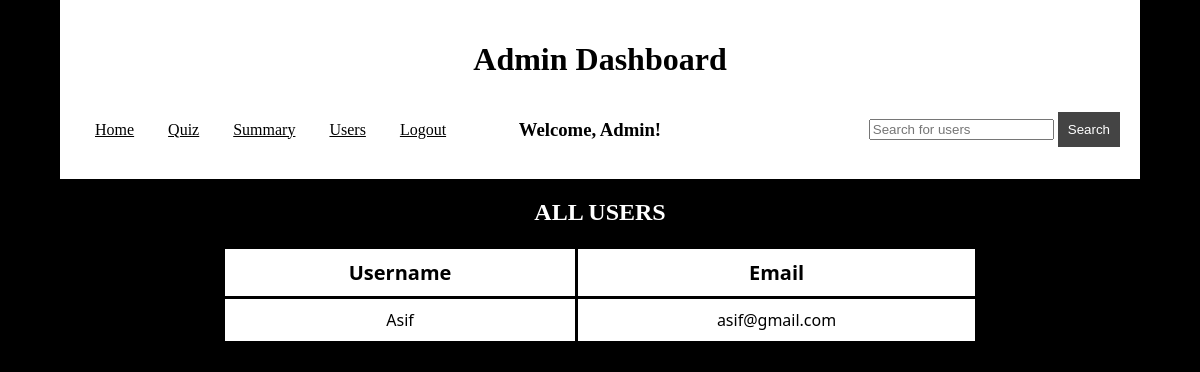
The app's page /user_details, older data.
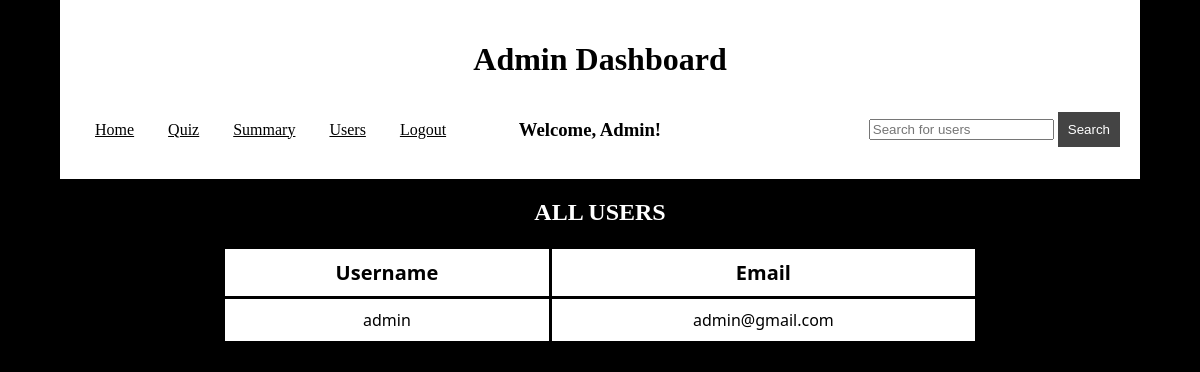
The same page, newer data.
### models/model1.py (models this page shows)
class User(db.Model):
    id = db.Column(db.Integer,primary_key=True)
    username = db.Column(db.String(),unique=True,nullable=False)
    email = db.Column(db.String(),unique=True,nullable=False)
    password = db.Column(db.String(),nullable=False)
    attempts = db.relationship("QuizAttempt",backref="user_details",cascade="all, delete") #each user will attempt multiple quiz

### controllers/controller.py (the view)
@app.route("/user_details",methods=["GET","POST"])
def user_details():
    users = User.query.all()
    return render_template("user_details.html",users=users)

### templates/user_details.html (shortened to what this page needs)
<!DOCTYPE html>
<html lang="en">
<head>
    <link rel="stylesheet" href="{{ url_for('static', filename='style3.css') }}">
</head>
<body>
    <div class="container">
        <header>
            <h1>Admin Dashboard</h1>
            <div style="display: flex; justify-content: space-between; align-items: center;">
            <nav>
                <ul>
                    <li><a href="/home">Home</a></li>
                    <li><a href="/quiz_home">Quiz</a></li>
                    <li><a href="/generate_chart/admin">Summary</a></li>
                    <li><a href="/user_details">Users</a></li>
                    <li><a href="/login">Logout</a></li>
                </ul>
            </nav>
                <h3 style="padding-right: 150px;">Welcome, Admin!</h3>
                <form method="GET" action="/user_search">
                    <input type="text" name="query" placeholder="Search for users">
                    <button type="submit">Search</button>
                </form>
            </div>
        </header>
        {% if query %}
        <h2>Results for "{{query}}"</h2>
        {% else %}
        <h2>ALL USERS</h2>
        {% endif %}
        <table>
            <tr>
                <th>Username</th>
                <th>Email</th>
            </tr>
            {% for user in users %}
            <tr>
                <td>{{user.username}}</td>
                <td>{{user.email}}</td>
            </tr>
            {% endfor %}
        </table>
    </div>
</body>
</html>

Row changes from the older to the newer data that the page shows:
changed User: username "Asif" → "admin"; email "asif@gmail.com" → "admin@gmail.com"
